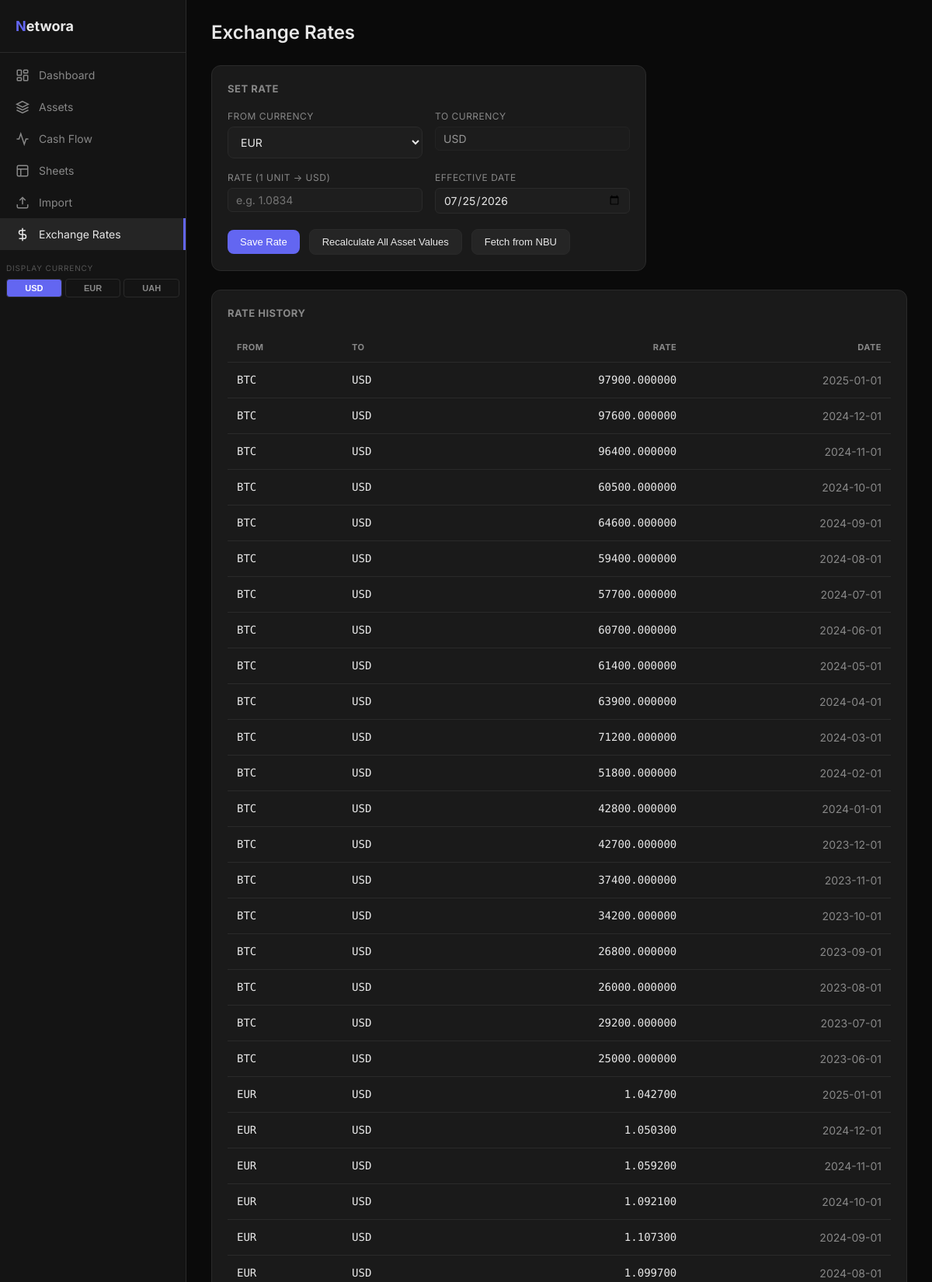
The app's page /exchange-rates (upper part) with its own data.
### tables this page shows
CREATE TABLE exchange_rates (
    id INTEGER PRIMARY KEY AUTOINCREMENT,
    from_currency TEXT NOT NULL,
    to_currency TEXT NOT NULL DEFAULT 'USD',
    rate REAL NOT NULL,
    rate_date DATE NOT NULL,
    created_at TIMESTAMP DEFAULT CURRENT_TIMESTAMP,
    UNIQUE(from_currency, to_currency, rate_date)
);

### app/routers/exchange_rates.py (the view)
@router.get("/exchange-rates", response_class=HTMLResponse)
async def exchange_rates_page(request: Request):
    rates = await currency_service.get_all_rates()
    return templates.TemplateResponse(
        request,
        "exchange_rates.html",
        {
            "request": request,
            "rates": rates,
            "today": date.today().isoformat(),  # noqa: DTZ011 - local calendar date
            "page": "exchange_rates",
        },
    )

### templates/exchange_rates.html (shortened to what this page needs)
{% extends "base.html" %}
{% block content %}
<div class="page-header">
    <h1>Exchange Rates</h1>
</div>
<div class="card" style="margin-bottom: 24px; max-width: 560px">
    <h3 style="font-size: 13px; color: var(--text-secondary); text-transform: uppercase; letter-spacing: 0.5px; margin-bottom: 16px;">Set Rate</h3>
    <form method="post" action="/exchange-rates">
        <div class="form-row">
            <div class="form-group">
                <label>From Currency</label>
                <select name="from_currency">
                    <option value="EUR">EUR</option>
                </select>
            </div>
            <div class="form-group">
                <label>To Currency</label>
                <input type="text" name="to_currency" value="USD" readonly style="opacity:0.6">
            </div>
        </div>
        <div class="form-row">
            <div class="form-group">
                <label>Rate (1 unit → USD)</label>
                <input type="number" name="rate" step="0.000001" placeholder="e.g. 1.0834" required>
            </div>
            <div class="form-group">
                <label>Effective Date</label>
                <input type="date" name="rate_date" value="{{ today }}" required>
            </div>
        </div>
        <div style="display:flex; gap:12px; align-items:center; margin-top:4px">
            <button type="submit" class="btn btn-primary">Save Rate</button>
            <button type="submit" form="recalc-form" class="btn btn-secondary">
                Recalculate All Asset Values
            </button>
            <button type="submit" form="nbu-form" class="btn btn-secondary">
                Fetch from NBU
            </button>
        </div>
    </form>
</div>
<div class="card">
    <h3 style="font-size: 13px; color: var(--text-secondary); text-transform: uppercase; letter-spacing: 0.5px; margin-bottom: 16px;">Rate History</h3>
    {% if rates %}
    <div class="table-container">
        <table>
            <thead>
                <tr>
                    <th>From</th>
                    <th>To</th>
                    <th class="text-right">Rate</th>
                    <th class="text-right">Date</th>
                </tr>
            </thead>
            <tbody>
                {% for rate in rates %}
                <tr>
                    <td class="mono">{{ rate.from_currency }}</td>
                    <td class="mono">{{ rate.to_currency }}</td>
                    <td class="text-right mono">{{ "%.6f" | format(rate.rate) }}</td>
                    <td class="text-right text-muted">{{ rate.rate_date }}</td>
                </tr>
                {% endfor %}
            </tbody>
        </table>
    </div>
    {% else %}
    <p style="color: var(--text-secondary); font-size: 14px;">No rates saved yet.</p>
    {% endif %}
</div>
{% endblock %}

### app/static/css/style.css (style rules this page uses)
:root { --bg-primary: #0a0a0a; --bg-secondary: #141414; --bg-card: #1a1a1a; --bg-hover: #252525; --bg-input: #1e1e1e; --border: #2a2a2a; --text-primary: #e8e8e8; --text-secondary: #888888; --text-muted: #555555; --accent: #6366f1; --positive: #00c853; --negative: #ff1744; --warning: #ffab00; --purple: #7c4dff; --teal: #00bfa5; --blue: #2979ff; }
*, *::before, *::after { box-sizing: border-box; margin: 0; padding: 0; }
body { font-family: 'Inter', -apple-system, BlinkMacSystemFont, 'Segoe UI', sans-serif; background: var(--bg-primary); color: var(--text-primary); line-height: 1.5; min-height: 100vh; }
.page-header { display: flex; justify-content: space-between; align-items: center; margin-bottom: 24px; }
.page-header h1 { font-size: 24px; font-weight: 600; }
.card { background: var(--bg-card); border: 1px solid var(--border); border-radius: 12px; padding: 20px; }
.table-container { overflow-x: auto; }
table { width: 100%; border-collapse: collapse; }
th { text-align: left; padding: 10px 12px; font-size: 11px; color: var(--text-secondary); text-transform: uppercase; letter-spacing: 0.5px; border-bottom: 1px solid var(--border); white-space: nowrap; }
td { padding: 12px; border-bottom: 1px solid var(--border); font-size: 14px; }
.text-right { text-align: right; }
.text-muted { color: var(--text-secondary); }
.mono { font-family: 'Roboto Mono', monospace; }
.btn { display: inline-flex; align-items: center; gap: 6px; padding: 8px 16px; border-radius: 8px; font-size: 13px; font-weight: 500; cursor: pointer; border: none; transition: all 0.15s; }
.btn-primary { background: var(--accent); color: white; }
.btn-secondary { background: var(--bg-hover); color: var(--text-primary); border: 1px solid var(--border); }
input:not([type="radio"]):not([type="checkbox"]):not([type="file"]):not([type="button"]):not([type="submit"]):not([type="reset"]), select, textarea { background: var(--bg-input); border: 1px solid var(--border); border-radius: 6px; color: var(--text-primary); font-family: inherit; font-size: 14px; padding: 6px 10px; }
.form-group { margin-bottom: 16px; }
.form-group label { display: block; font-size: 12px; color: var(--text-secondary); margin-bottom: 4px; text-transform: uppercase; letter-spacing: 0.5px; }
.form-group input, .form-group select, .form-group textarea { width: 100%; padding: 10px 12px; background: var(--bg-input); border: 1px solid var(--border); border-radius: 8px; color: var(--text-primary); font-size: 14px; font-family: inherit; }
.form-row { display: grid; grid-template-columns: repeat(auto-fit, minmax(200px, 1fr)); gap: 16px; }

### records on screen
exchange_rates: from_currency "BTC", to_currency "USD", rate "97900.000000", rate_date "2025-01-01"
exchange_rates: from_currency "BTC", to_currency "USD", rate "97600.000000", rate_date "2024-12-01"
exchange_rates: from_currency "BTC", to_currency "USD", rate "96400.000000", rate_date "2024-11-01"
exchange_rates: from_currency "BTC", to_currency "USD", rate "60500.000000", rate_date "2024-10-01"
exchange_rates: from_currency "BTC", to_currency "USD", rate "64600.000000", rate_date "2024-09-01"
exchange_rates: from_currency "BTC", to_currency "USD", rate "59400.000000", rate_date "2024-08-01"
exchange_rates: from_currency "BTC", to_currency "USD", rate "57700.000000", rate_date "2024-07-01"
exchange_rates: from_currency "BTC", to_currency "USD", rate "60700.000000", rate_date "2024-06-01"
exchange_rates: from_currency "BTC", to_currency "USD", rate "61400.000000", rate_date "2024-05-01"
exchange_rates: from_currency "BTC", to_currency "USD", rate "63900.000000", rate_date "2024-04-01"
exchange_rates: from_currency "BTC", to_currency "USD", rate "71200.000000", rate_date "2024-03-01"
exchange_rates: from_currency "BTC", to_currency "USD", rate "51800.000000", rate_date "2024-02-01"
exchange_rates: from_currency "BTC", to_currency "USD", rate "42800.000000", rate_date "2024-01-01"
exchange_rates: from_currency "BTC", to_currency "USD", rate "42700.000000", rate_date "2023-12-01"
exchange_rates: from_currency "BTC", to_currency "USD", rate "37400.000000", rate_date "2023-11-01"
exchange_rates: from_currency "BTC", to_currency "USD", rate "34200.000000", rate_date "2023-10-01"
exchange_rates: from_currency "BTC", to_currency "USD", rate "26800.000000", rate_date "2023-09-01"
exchange_rates: from_currency "BTC", to_currency "USD", rate "26000.000000", rate_date "2023-08-01"
exchange_rates: from_currency "BTC", to_currency "USD", rate "29200.000000", rate_date "2023-07-01"
exchange_rates: from_currency "BTC", to_currency "USD", rate "25000.000000", rate_date "2023-06-01"
exchange_rates: from_currency "EUR", to_currency "USD", rate "1.042700", rate_date "2025-01-01"
exchange_rates: from_currency "EUR", to_currency "USD", rate "1.050300", rate_date "2024-12-01"
exchange_rates: from_currency "EUR", to_currency "USD", rate "1.059200", rate_date "2024-11-01"
exchange_rates: from_currency "EUR", to_currency "USD", rate "1.092100", rate_date "2024-10-01"
exchange_rates: from_currency "EUR", to_currency "USD", rate "1.107300", rate_date "2024-09-01"
exchange_rates: from_currency "EUR", to_currency "USD", rate "1.099700", rate_date "2024-08-01"

### other values on screen
{{ cur }} "USD" "EUR" "UAH"
